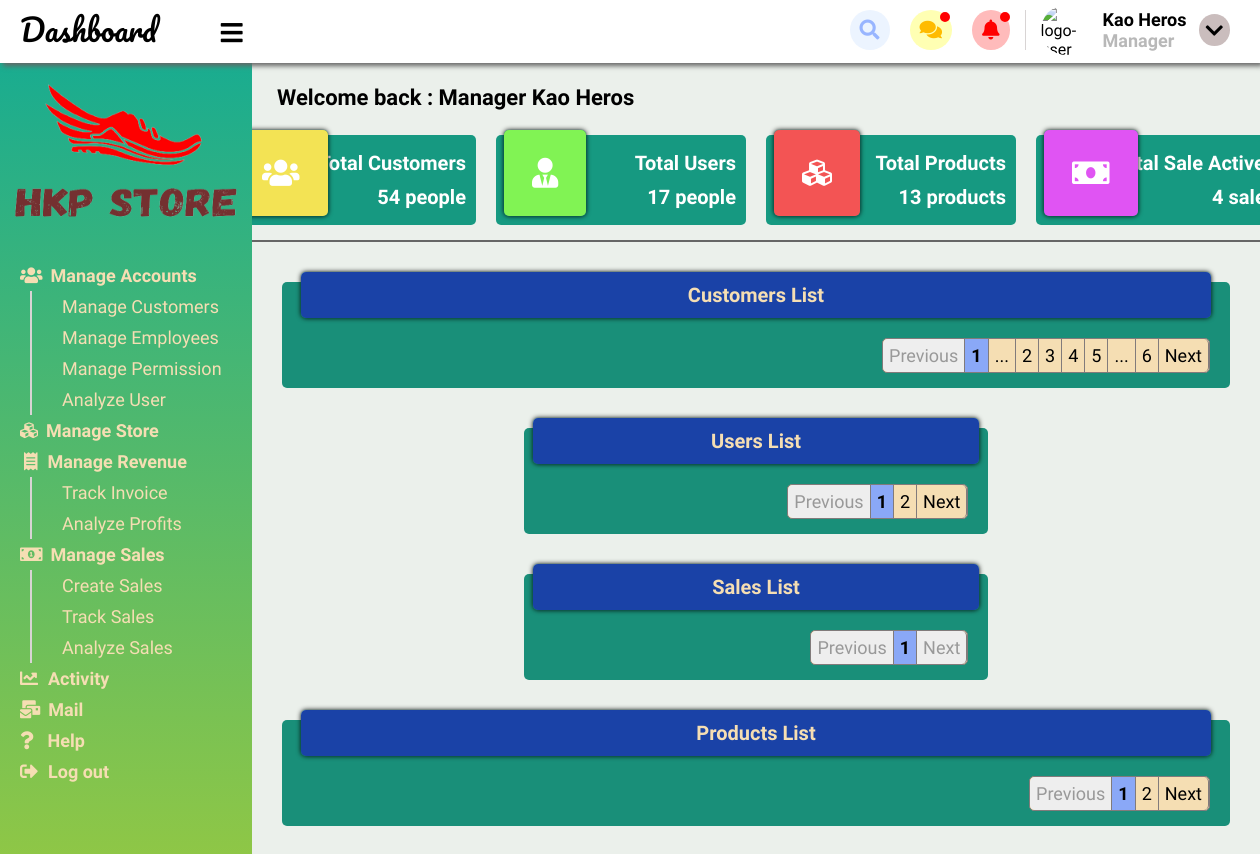
Screenshot of /admin/index.php (signed in) with the database file from the repository.
### tables this page shows
CREATE TABLE `chitiet_quyen_chucnang` (
  `id_quyen` varchar(20) NOT NULL,
  `id_chucnang` varchar(20) NOT NULL
);

CREATE TABLE `chuc_nang` (
  `id_chucnang` int(100) NOT NULL,
  `ten_chucnang` varchar(100) NOT NULL,
  `mieuta` varchar(100) NOT NULL,
  `vi_tri` varchar(10) NOT NULL,
  `icon` varchar(100) NOT NULL
);

### data.properties.php (called while the page is built)
<?php
    $host = 'localhost';
    $username = 'root';
    $password = '';
    $database = 'do_an_web2';
?>

### admin/templates/connectData.php (called while the page is built, shortened)
<?php
    class connectData {
        private $host;
        private $username;
        private $password;
        private $database;
        public function __construct($value = '') {
            if ($value != '') {
                include('../data.properties.php');
            }
            else {
                include('../../data.properties.php');
            }
            $this->host = $host;
            $this->username = $username;
            $this->password = $password;
            $this->database = $database;
        }
        public function selectData($query) {
            if (!$conn = mysqli_connect($this->host,$this->username,$this->password,$this->database)) {
                echo "<script> console.log('Connect failed !')</script>";
            }
            if (!($res = mysqli_query($conn, $query))) {
                echo "<script> console.log('Error : Failed when executed query !')</script>";
            }
            return $res;
        }
    }
?>

### admin/index.php (the view, shortened to what this page needs)
<!DOCTYPE html>
<html lang="en">
<head>
    <link rel="stylesheet" href="static/css/style.css">
    <link rel="stylesheet" href="../static/css/all.css">
</head>
<body onload="setNotification()">
    <?php require_once('./templates/header.php') ?>
    <div class="dashboard">
        <div class="menu-dashboard disable-copy">
            <div class="logo-dashboard">
                <img src="static/images/logo-doc-trans.png" alt="logo-dashboard">
            </div>
            <ul class="dashboard-menu-items">
                <?php
                    require_once('./templates/connectData.php');
                    $conn = new connectData('1');
                    $res = $conn->selectData("select * from chitiet_quyen_chucnang, chuc_nang
                                where id_quyen = '".$_SESSION['user']['permission']."' and chitiet_quyen_chucnang.id_chucnang = chuc_nang.id_chucnang order by vi_tri");
                    $show = '';
                    $pos = 0;
                    $flag = true;
                    while ($row = mysqli_fetch_array($res)) {
                        if ((int)$row['vi_tri'] % 1000 == 0) {
                            $pos++;
                            if ($flag == false) {
                                $show .= "</ul><li id='menu-$pos' onclick='minimizieSubmenu(this.id)'><a class='bold-title'>
                                ".$row['icon'].$row['ten_chucnang']."</a></li>";
                                $flag = true;
                            }
                            else {
                                $show .= "<li id='menu-$pos' onclick='minimizieSubmenu(this.id)'";
                                if ($row['ten_chucnang'] == 'Log out') {
                                    $show .= " class='logout-btn'";
                                }
                                $show .= "><a class='bold-title'>
                                ".$row['icon'].$row['ten_chucnang']."</a></li>";
                                $flag = true;
                            }
                        }
                        else {
                            if ($flag == false) {
                                $show .= "<li><a>".$row['ten_chucnang']."</a></li>";
                            }
                            else {
                                $show .= "<ul class='dashboard-submenu-items' id='submenu-$pos'>
                                            <li><a>".$row['ten_chucnang']."</a></li>";
                                $flag = false;
                            }
                        }
                    }
                    echo $show;
                ?>
                <div class="space"></div>
            </ul>
        </div>
        <div class="content-dashboard">
        </div>
    </div>
</body>
</html>

### rows the page displays
chitiet_quyen_chucnang: id_chucnang.ten_chucnang "Manage Accounts"
chitiet_quyen_chucnang: id_chucnang.ten_chucnang "Manage Customers"
chitiet_quyen_chucnang: id_chucnang.ten_chucnang "Manage Employees"
chitiet_quyen_chucnang: id_chucnang.ten_chucnang "Manage Permission"
chitiet_quyen_chucnang: id_chucnang.ten_chucnang "Analyze User"
chitiet_quyen_chucnang: id_chucnang.ten_chucnang "Manage Store"
chitiet_quyen_chucnang: id_chucnang.ten_chucnang "Manage Revenue"
chitiet_quyen_chucnang: id_chucnang.ten_chucnang "Track Invoice"
chitiet_quyen_chucnang: id_chucnang.ten_chucnang "Analyze Profits"
chitiet_quyen_chucnang: id_chucnang.ten_chucnang "Manage Sales"
chitiet_quyen_chucnang: id_chucnang.ten_chucnang "Create Sales"
chitiet_quyen_chucnang: id_chucnang.ten_chucnang "Track Sales"
chitiet_quyen_chucnang: id_chucnang.ten_chucnang "Analyze Sales"
chitiet_quyen_chucnang: id_chucnang.ten_chucnang "Activity"
chitiet_quyen_chucnang: id_chucnang.ten_chucnang "Mail"
chitiet_quyen_chucnang: id_chucnang.ten_chucnang "Help"
chitiet_quyen_chucnang: id_chucnang.ten_chucnang "Log out"

### other values shown
$_SESSION['user']['name'] "Kao Heros"
$_SESSION['user']['permission'] "Manager"
$countCustomers "54"
$countUsers "17"
$countProducts "13"
$countSales "4"
$maxP "6"
